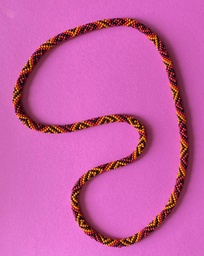
#> input picture beads-photo-2.jpg, 204 x 256 px, shrunk from 2540 x 3182 before the run
$ python pixel_detect.py
#> lines starting #> are read from the running program, lines starting #| are printed output that depends on the picture; after the words box and inside, x2 and y2 are one past the last pixel; in counts of white or black regions, pixels touching at a corner belong together
#> in generate, image is the input picture: PIL image 204x256 RGB; mean R, G, B 202, 95.9, 169.3
"""R261: native 8-neighbor, brightest-first growth with irreversible barriers.

Only RGB enters detection. Raw-maxima catchments reserve even noise maxima; no
basin is absorbed merely because its maximum is rejected. Every accepted pixel
has an adjacent earlier predecessor. All thresholds are in native 8-bit Value.
"""
from __future__ import annotations
import argparse
import csv
import gzip
import hashlib
import heapq
import json
import os
os.environ.setdefault("MPLCONFIGDIR", "/tmp/beads-r261-mpl")
from dataclasses import asdict, dataclass
from pathlib import Path
import numpy as np
from PIL import Image, ImageOps
from matplotlib.colors import rgb_to_hsv
from scipy import ndimage as ndi
from skimage.morphology import local_maxima, h_maxima
from skimage.segmentation import watershed
from skimage.measure import find_contours

ROOT = Path(__file__).resolve().parents[2]
VERSION = 'r261-native-pixel-v1'
N8 = [(dy, dx) for dy in (-1, 0, 1) for dx in (-1, 0, 1) if dy or dx]

@dataclass(frozen=True)
class Parameters:
    prominence_dn: int = 10
    patch_drop_dn: int = 10
    retreat_fraction: float = .30
    retreat_dn: int = 2
    dark_dn: int = 81
    reflection_drop_dn: int = 36
    hue_stop_deg: float = 20.
    reliable_saturation: float = .35
    saturation_drop: float = .40
    min_support: int = 3
    border_fraction: float = .035


def sha(path):
    return hashlib.sha256(Path(path).read_bytes()).hexdigest()


def save(path, data):
    Path(path).write_text(json.dumps(data, separators=(',', ':'), allow_nan=False)+'\n')


def runs(mask, x0=0, y0=0):
    out = []
    for y, row in enumerate(mask):
        d = np.diff(np.r_[False, row, False].astype(np.int8))
        out.extend([[y+y0, int(a)+x0, int(b)-1+x0] for a,b in zip(np.where(d==1)[0], np.where(d==-1)[0])])
    return out


def contours(mask, x0=0, y0=0):
    """One cyclic 1:2:1 pass ONLY on display coordinates; never rasterized."""
    out = []
    for curve in find_contours(np.pad(mask.astype(float),1), .5):
        c = curve[:-1, ::-1] + [x0-1, y0-1]
        if len(c) < 3: continue
        c = (np.roll(c,1,axis=0)+2*c+np.roll(c,-1,axis=0))/4
        out.append(np.vstack([c,c[0]]).tolist())
    return out


def measure(mask, x0=0, y0=0):
    yy,xx = np.where(mask)
    centroid = [float(xx.mean()+x0),float(yy.mean()+y0)]
    j = int(np.argmin((xx-xx.mean())**2+(yy-yy.mean())**2))
    return dict(centroid=centroid, location=[int(xx[j]+x0),int(yy[j]+y0)],
                pixel_count=len(xx), area_px2=len(xx),
                bbox=[int(xx.min()+x0),int(yy.min()+y0),int(xx.max()+x0+1),int(yy.max()+y0+1)])


def grow(value, hsv, ownership, owner, seed, p=Parameters(), offset=(0,0)):
    """Single-pixel priority queue, all 8 neighbors, no positive noise tolerance.

    Queue ceiling is monotonically nonincreasing. Failed destinations are locked
    per region, not per path. A foreign catchment is never eligible, including
    rejected/noise maxima. Equality is allowed without accumulating an uphill
    tolerance. Trace stores all accepted pixels and ALL directed frontier stops.
    """
    h,w = value.shape; sx,sy = seed; x0,y0 = offset
    seen = np.zeros((h,w),np.int8) # 0 unseen, 1 queued, 2 accepted, -1 locked
    anchors = {}; incoming = {}; queue = []; accepted = []; stops = []
    ceiling = int(value[sy,sx]); peak = ceiling
    heapq.heappush(queue,(-ceiling,sy,sx,-1)); seen[sy,sx]=1
    def chromatic(q): return q[1]>=p.reliable_saturation and q[2]>=.20 and q[1]*q[2]>=.08
    def stop(x,y,prev,reason):
        q=hsv[y,x]
        stops.append([x+x0,y+y0,prev,int(value[y,x]),float(q[0]*360),float(q[1]),float(q[2]),reason,len(accepted)])
    while queue:
        neg,y,x,prev = heapq.heappop(queue)
        if seen[y,x] == -1: continue
        v = int(value[y,x])
        if v > ceiling:
            seen[y,x]=-1;stop(x,y,prev,'global-rise-lock');continue
        ceiling=v
        index=len(accepted);seen[y,x]=2
        q=hsv[y,x]; anchor=anchors.get((y,x))
        if anchor is None and chromatic(q): anchor=q.copy()
        # x,y,predecessor acceptance index,V DN,H degrees,S,V normalized,keep
        accepted.append([x+x0,y+y0,prev,v,float(q[0]*360),float(q[1]),float(q[2]),True])
        incoming.pop((y,x),None)
        for dy,dx in N8:
            ny,nx=y+dy,x+dx
            if not (0<=ny<h and 0<=nx<w): continue
            if seen[ny,nx] == 2: continue
            nv=int(value[ny,nx]); nq=hsv[ny,nx]; reason=None
            if ownership[ny,nx] != owner: reason='competing-maximum-catchment'
            elif nv>v: reason='brightness-rise'
            elif nv<=p.dark_dn and peak-nv>=p.reflection_drop_dn: reason='dark-frontier'
            elif anchor is not None and chromatic(nq) and min(abs(float(nq[0]-anchor[0])),1-abs(float(nq[0]-anchor[0])))*360>=p.hue_stop_deg: reason='relative-hue-change'
            elif anchor is not None and float(anchor[1]-nq[1])>=p.saturation_drop and nv<peak-p.patch_drop_dn: reason='saturation-loss'
            if reason:
                # A later approach cannot reopen this pixel, even if already queued.
                if seen[ny,nx]!=-1:
                    seen[ny,nx]=-1
                    for pending in incoming.pop((ny,nx),[]):
                        stop(nx,ny,pending,'destination-locked-by-other-path')
                stop(nx,ny,index,reason)
            elif seen[ny,nx]==-1: stop(nx,ny,index,'previously-locked')
            elif seen[ny,nx]==0:
                seen[ny,nx]=1;anchors[(ny,nx)]=anchor;incoming[(ny,nx)]=[index]
                heapq.heappush(queue,(-nv,ny,nx,index))
            elif seen[ny,nx]==1: incoming[(ny,nx)].append(index)
    # Per-branch retreat: deepest accepted/terminal dark Value propagates up the
    # predecessor tree; every node on a dark tail is removable, even on the bead.
    lows=np.array([a[3] for a in accepted],dtype=float)
    for s in stops:
        if s[2]>=0 and s[7]=='dark-frontier': lows[s[2]]=min(lows[s[2]],s[3])
    for i in range(len(accepted)-1,0,-1):
        prev=accepted[i][2];lows[prev]=min(lows[prev],lows[i])
    mask=np.zeros((h,w),bool)
    for i,a in enumerate(accepted):
        threshold=lows[i]+max(p.retreat_dn,p.retreat_fraction*(peak-lows[i]))
        # Preserve the actual peak plateau; all other tails retreat strictly.
        keep=a[3]==peak or (a[3]>threshold and accepted[a[2]][7])
        a[7]=bool(keep)
        if keep: mask[a[1]-y0,a[0]-x0]=True
    return mask, dict(accepted_columns=['x','y','predecessor','value_dn','hue_deg','saturation','value','retained'],
                     stop_columns=['x','y','predecessor','value_dn','hue_deg','saturation','value','reason','after_accept_count'],
                     accepted=accepted,stops=stops,retreat_floor_dn=lows.tolist())


def detect(rgb, p=Parameters(), trace_dir=None):
    value=rgb.max(axis=2);h,w=value.shape
    hsv=rgb_to_hsv(rgb.astype(np.float64)/255)
#> hsv: shape (256, 204, 3) float64; mean of channels 0, 1, 2 0.834, 0.55, 0.792
    maxima_mask=local_maxima(value, connectivity=2, allow_borders=True)
#> maxima_mask: shape (256, 204) bool; 7.3% white in thin lines or dots
    markers,n=ndi.label(maxima_mask,structure=np.ones((3,3)))
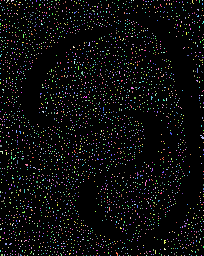
#> markers: shape (256, 204) int32; 3045 distinct labels, from 0 to 3044; one colour per label, 0 black
#> n = 3044
    meaningful=h_maxima(value,p.prominence_dn,footprint=np.ones((3,3))) if value.max()>value.min() else np.zeros_like(value)
#> meaningful: shape (256, 204); values 0 (black) and 1 (white), 0.83% white in thin lines or dots, all inside (x1, y1, x2, y2) = (12, 16, 186, 246)
    significant=set(np.unique(markers[meaningful.astype(bool)]))-{0}
#> significant = 427 items
    # Raw plateaus are reserved before significance or background decisions.
    ownership=watershed(-value.astype(np.int16),markers,connectivity=np.ones((3,3)))
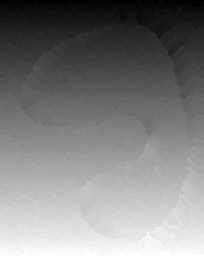
#> ownership: shape (256, 204) int32; min 1, max 3044, mean 1522.3; drawn with min black and max white
    slices=ndi.find_objects(ownership); peak_slices=ndi.find_objects(markers)
#> after `slices = ndi.find_objects(ownership)`: slices = 3044 items
#> after `peak_slices = ndi.find_objects(markers)`: peak_slices = 3044 items
    m=max(1,round(min(h,w)*p.border_fraction));border=np.zeros((h,w),bool)
    border[:m]=border[-m:]=True;border[:,:m]=border[:,-m:]=True
    chroma=rgb.astype(float)/np.maximum(value[:,:,None],1)
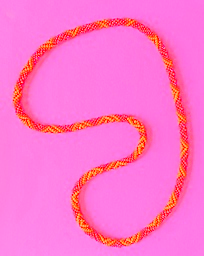
#> chroma: shape (256, 204, 3) float64; mean R, G, B 1, 0.46, 0.805
    paper=np.median(chroma[border],axis=0);dist=np.linalg.norm(chroma-paper,axis=2)
#> after `paper = np.median(chroma[border], axis=0)`: paper = [1, 0.491, 0.898]
#> after `dist = np.linalg.norm(chroma - paper, axis=2)`:
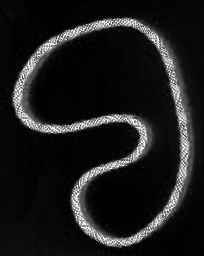
#> dist: shape (256, 204) float64; min 0.00116, max 1.02, mean 0.114; drawn with min black and max white
    tolerance=max(.09,float(np.percentile(dist[border],99.5))*1.7)
#> tolerance = 0.124
    paper_like=dist<tolerance
#> paper_like: shape (256, 204) bool; 81.7% white; 1 black region, box (x1, y1, x2, y2) and area: (11, 17, 195, 248) 9580
    # Image-wide raw bright connectivity is used only to VERIFY a first dark
    # enclosure, never to grow a region or assign black material.
    bright,nb=ndi.label(value>p.dark_dn,structure=np.ones((3,3)))
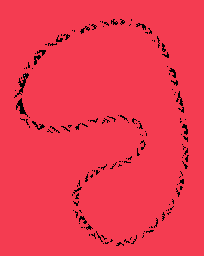
#> bright: shape (256, 204) int32; 3 distinct labels, from 0 to 2; one colour per label, 0 black
#> nb = 2
    bslices=ndi.find_objects(bright); dark_cache={}
#> after `bslices = ndi.find_objects(bright)`: bslices = 2 items
    def enclosure(x,y):
        b=int(bright[y,x])
        if not b:return None
        if b not in dark_cache:
            sl=bslices[b-1];ya,xa=sl[0].start,sl[1].start;yb,xb=sl[0].stop,sl[1].stop
            if ya==0 or xa==0 or yb==h or xb==w:dark_cache[b]=None
            else:
                core=bright[ya-1:yb+1,xa-1:xb+1]==b
                shell=ndi.binary_dilation(core,structure=np.ones((3,3))) & ~core
                dark_cache[b]=dict(pixel_count=int(core.sum()),perimeter_runs=runs(shell,xa-1,ya-1),
                    perimeter_max_dn=int(value[ya-1:yb+1,xa-1:xb+1][shell].max()),
                    meaningful_maxima=sorted(int(k) for k in np.unique(markers[ya:yb,xa:xb][bright[ya:yb,xa:xb]==b]) if k in significant))
        return dark_cache[b]
    regions=[];rejected=[];maxima=[];labels=np.zeros((h,w),np.int32)
    for owner,ps in enumerate(peak_slices,1):
        if ps is None:continue
        yy,xx=np.where(markers[ps]==owner);j=int(np.argmin((xx-xx.mean())**2+(yy-yy.mean())**2))
        x,y=int(xx[j]+ps[1].start),int(yy[j]+ps[0].start)
        mid=f'M{owner:06d}';rid=f'P{owner:06d}'
        candidate=dict(id=mid,region_id=rid,peak=[x,y],value_dn=int(value[y,x]),meaningful=owner in significant,
                       plateau_pixel_count=len(xx),plateau_centroid=[float(xx.mean()+ps[1].start),float(yy.mean()+ps[0].start)],
                       plateau_runs=runs(markers[ps]==owner,ps[1].start,ps[0].start))
        if owner not in significant:
            candidate.update(status='rejected',reason='below-prominence',patch_centroid=candidate['plateau_centroid'],patch_runs=candidate['plateau_runs'])
            maxima.append(candidate);continue
        sl=slices[owner-1];ya=max(0,sl[0].start-1);yb=min(h,sl[0].stop+1);xa=max(0,sl[1].start-1);xb=min(w,sl[1].stop+1)
        mask,trace=grow(value[ya:yb,xa:xb],hsv[ya:yb,xa:xb],ownership[ya:yb,xa:xb],owner,(x-xa,y-ya),p,(xa,ya))
        accepted_mask=np.zeros(mask.shape,bool)
        for a in trace['accepted']:accepted_mask[a[1]-ya,a[0]-xa]=True
        patch=accepted_mask & (value[ya:yb,xa:xb]>=int(value[y,x])-p.patch_drop_dn)
        pm=measure(patch,xa,ya);candidate.update(patch_centroid=pm['centroid'],patch_runs=runs(patch,xa,ya),patch_pixel_count=pm['pixel_count'])
        dark=enclosure(x,y) if int(value[y,x])>=p.dark_dn+p.reflection_drop_dn else None
        # Large connected bright structures are not compact reflection evidence.
        dark_ok=dark is not None and dark['meaningful_maxima']==[owner]
        reasons=[]
        if not dark_ok and bool(np.all(paper_like[ya:yb,xa:xb][patch])):reasons.append('paper-compatible-patch')
        ambiguity=['physical-bead-identity-unverified','multiple-highlights-not-merged']
        if int(mask.sum())<p.min_support:ambiguity.append('tiny-support')
        if not dark_ok:ambiguity.append('reflection-versus-interior-unresolved')
        if sl[0].start==0 or sl[0].stop==h or sl[1].start==0 or sl[1].stop==w:ambiguity.append('image-edge-catchment')
        record=dict(id=rid,maxima_ids=[mid],status='rejected' if reasons else 'retained',
                    kind='dark-enclosed-bright-support' if dark_ok else 'ambiguous-bright-support',
                    ambiguity=ambiguity,rejected_reasons=reasons,**measure(mask,xa,ya),
                    pixel_runs=runs(mask,xa,ya),contours=contours(mask,xa,ya),bright_patch=candidate,
                    dark_enclosure=dark if dark_ok else None,growth_pixel_count=len(trace['accepted']),
                    stop_count=len(trace['stops']),trace_file=f'traces/{rid}.json.gz')
        if trace_dir is not None:
            with gzip.GzipFile(filename=str(trace_dir/f'{rid}.json.gz'),mode='wb',mtime=0) as f:f.write(json.dumps(trace,separators=(',',':')).encode())
        else:record['trace']=trace
        candidate.update(status=record['status'],reason=';'.join(reasons) or 'ambiguous-candidate')
        maxima.append(candidate)
        (rejected if reasons else regions).append(record)
        if not reasons:labels[ya:yb,xa:xb][mask]=owner
#> this loop made 3044 passes
#> (x, y, mid, rid) on passes 1 to 3: (1, 0, 'M000001', 'P000001'), (4, 0, 'M000002', 'P000002'), (7, 1, 'M000003', 'P000003')
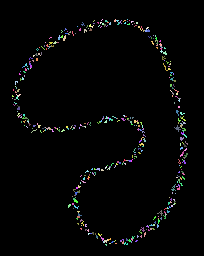
#> labels: shape (256, 204) int32; 415 distinct labels, from 0 to 2888; one colour per label, 0 black
#> after the loop, maxima = 3044 items
    return dict(version=VERSION,parameters=asdict(p),width=w,height=h,maxima=maxima,regions=regions,rejected=rejected,
                background=dict(chromaticity=paper.tolist(),tolerance=tolerance),
                namespaces='P = R261 pixel region; M = raw maximum. Neither is R260 R ID or a bead index.',
                unexpanded_maxima_reason='below-prominence; equal-valued plateau saved, no growth attempted',
                trace_schema='Per-region accepted order is array index; predecessor is earlier array index, -1 root. Stops are directed edges. Raw source defines unvisited pixels.'),labels,ownership


def generate(image_path, output, p=Parameters()):
    output=Path(output);output.mkdir(parents=True,exist_ok=True);td=output/'traces';td.mkdir(exist_ok=True)
    image=ImageOps.exif_transpose(Image.open(image_path)).convert('RGB');rgb=np.asarray(image)
    data,labels,ownership=detect(rgb,p,td)
#> data = 11 items
    data.update(image_sha256=sha(image_path),detector_sha256=sha(__file__))
    data['generation_id']=hashlib.sha256((data['image_sha256']+data['detector_sha256']+json.dumps(asdict(p),sort_keys=True)).encode()).hexdigest()[:16]
    save(output/'regions.json',data);np.savez_compressed(output/'labels.npz',labels=labels,catchments=ownership)
    image.save(output/'photo.png',icc_profile=None)
    sizes=np.array([r['pixel_count'] for r in data['regions']]);hist,edges=np.histogram(sizes,bins=30)
#> after `sizes = np.array([r['pixel_count'] for r in data['regions']])`: sizes = 414 values, max 18 at index 221, min 1 at index 1, mean 3.91
#> after `hist, edges = np.histogram(sizes, bins=30)`: hist = 30 values, max 92 at index 3, min 0 at index 2, mean 13.8; edges = 31 values from 1 to 18
    summary=dict(generation_id=data['generation_id'],image_sha256=data['image_sha256'],detector_sha256=data['detector_sha256'],
        raw_maxima=len(data['maxima']),meaningful_maxima=sum(m['meaningful'] for m in data['maxima']),regions=len(sizes),
        ambiguous_candidates=len(sizes),rejected_candidates=sum(m['status']=='rejected' for m in data['maxima']),
        low_prominence=sum(not m['meaningful'] for m in data['maxima']),rejected_grown=len(data['rejected']),
        dark_enclosed=sum(r['dark_enclosure'] is not None for r in data['regions']),
        sizes=dict(min=int(sizes.min()),median=float(np.median(sizes)),max=int(sizes.max()),total=int(sizes.sum())) if len(sizes) else None,
        histogram=dict(counts=hist.tolist(),edges=edges.tolist()),parameters=asdict(p))
#> summary = 14 items
    save(output/'summary.json',summary)
    with (output/'coordinates.csv').open('w') as f:
        writer=csv.writer(f);writer.writerow(['region_id','status','location_x','location_y','centroid_x','centroid_y','pixels','kind'])
        for r in data['regions']+data['rejected']:writer.writerow([r['id'],r['status'],*r['location'],*r['centroid'],r['pixel_count'],r['kind']])
    with (output/'rank-size.csv').open('w') as f:
        f.write('rank,region_id,pixel_count\n')
        for i,r in enumerate(sorted(data['regions'],key=lambda r:-r['pixel_count']),1):f.write(f'{i},{r["id"]},{r["pixel_count"]}\n')
    import matplotlib
    matplotlib.use('Agg')
    import matplotlib.pyplot as plt
    fig,ax=plt.subplots(figsize=(8,4));ax.hist(sizes,bins=edges,color='#008caa');ax.set(xlabel='Native pixels per retained support',ylabel='Regions',title='R261 region sizes (not bead areas)');fig.tight_layout();fig.savefig(output/'size-distribution.png',dpi=150);plt.close(fig)
#> after `fig, ax = plt.subplots(figsize=(8, 4))`:
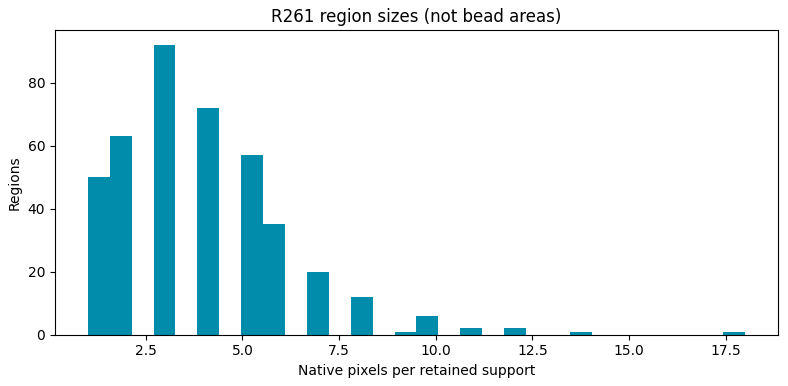
#> figure drawn by matplotlib, 1 panel; tallest bar 92 high, from x = 2.7 to 3.27
    print(json.dumps(summary,indent=2),flush=True)
#> (printed output is left out)
    return data


def main():
    ap=argparse.ArgumentParser(description=__doc__);ap.add_argument('--image',type=Path,default=ROOT/'beads-photo-2.jpg');ap.add_argument('--output',type=Path,default=ROOT/'photo2/output/detection-r261');ap.add_argument('--retreat-fraction',type=float,default=.30);ap.add_argument('--retreat-dn',type=int,default=2);a=ap.parse_args()
    if not 0<=a.retreat_fraction<1 or a.retreat_dn<0:ap.error('Retreat fraction must be [0,1); DN must be nonnegative')
    generate(a.image,a.output,Parameters(retreat_fraction=a.retreat_fraction,retreat_dn=a.retreat_dn))

if __name__=='__main__':main()

$ run again, with beads-photo-1.jpg copied over beads-photo-2.jpg
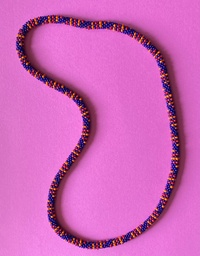
#> input picture beads-photo-1.jpg, 200 x 256 px, shrunk from 2639 x 3385 before the run
#> in generate, image is the input picture: PIL image 200x256 RGB; mean R, G, B 208.1, 102.7, 186.6
#> hsv: shape (256, 200, 3) float64; mean of channels 0, 1, 2 0.859, 0.527, 0.821
#> maxima_mask: shape (256, 200) bool; 7.4% white in thin lines or dots
#> markers: shape (256, 200) int32; 3009 distinct labels, from 0 to 3008
#> n = 3008
#> meaningful: shape (256, 200); values 0 (black) and 1 (white), 0.69% white in thin lines or dots, all inside (x1, y1, x2, y2) = (16, 7, 178, 255)
#> significant = 351 items
#> slices = 3008 items
#> paper = [1, 0.511, 0.912]
#> tolerance = 0.15
#> paper_like: shape (256, 200) bool; 84.8% white; 3 black regions (2 under 20 px), largest, box (x1, y1, x2, y2) and area: (16, 14, 187, 250) 7795
#> bright: shape (256, 200) int32; 8 distinct labels, from 0 to 7
#> nb = 7
#> bslices = 7 items
#> the loop in detect, `for owner,ps in enumerate(peak_slices,1):` made 3008 passes
#> (x, y, mid, rid) on passes 1 to 3: (0, 0, 'M000001', 'P000001'), (6, 0, 'M000002', 'P000002'), (11, 0, 'M000003', 'P000003')
#> after the loop in detect, `for owner,ps in enumerate(peak_slices,1):`:
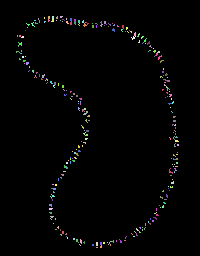
#> labels: shape (256, 200) int32; 283 distinct labels, from 0 to 2877; one colour per label, 0 black
#> after the loop in detect, `for owner,ps in enumerate(peak_slices,1):`: maxima = 3008 items
#> data = 11 items
#> sizes = 282 values, max 10 at index 67, min 1 at index 12, mean 3.56
#> hist = 30 values, max 55 at index 0, min 0 at index 1, mean 9.4; edges = 31 values from 1 to 10
#> summary = 14 items
#> in generate, `fig, ax = plt.subplots(figsize=(8, 4))`:
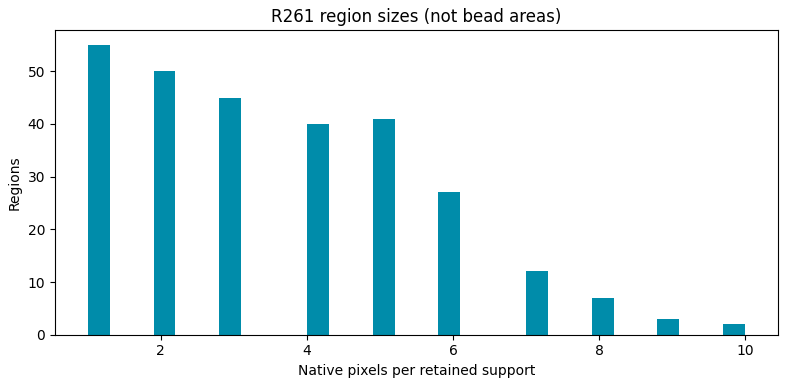
#> figure drawn by matplotlib, 1 panel; tallest bar 55 high, from x = 1 to 1.3
#> (printed output is left out)

$ run again, with beads-photo-10.jpg copied over beads-photo-2.jpg
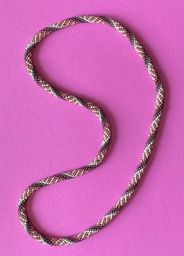
#> input picture beads-photo-10.jpg, 184 x 256 px, shrunk from 2415 x 3353 before the run
#> in generate, image is the input picture: PIL image 184x256 RGB; mean R, G, B 205.5, 104.1, 180.9
#> hsv: shape (256, 184, 3) float64; mean of channels 0, 1, 2 0.86, 0.494, 0.806
#> maxima_mask: shape (256, 184) bool; 7.4% white in thin lines or dots
#> markers: shape (256, 184) int32; 2764 distinct labels, from 0 to 2763
#> n = 2763
#> meaningful: shape (256, 184); values 0 (black) and 1 (white), 0.79% white in thin lines or dots, all inside (x1, y1, x2, y2) = (2, 17, 163, 247)
#> significant = 364 items
#> slices = 2763 items
#> paper = [1, 0.502, 0.905]
#> tolerance = 0.0911
#> paper_like: shape (256, 184) bool; 82.1% white; 3 black regions (2 under 20 px), largest, box (x1, y1, x2, y2) and area: (17, 14, 173, 246) 8450
#> bright: shape (256, 184) int32; 4 distinct labels, from 0 to 3
#> nb = 3
#> bslices = 3 items
#> the loop in detect, `for owner,ps in enumerate(peak_slices,1):` made 2763 passes
#> (x, y, mid, rid) on passes 2 to 4: (10, 0, 'M000002', 'P000002'), (12, 0, 'M000003', 'P000003'), (19, 0, 'M000004', 'P000004')
#> after the loop in detect, `for owner,ps in enumerate(peak_slices,1):`:
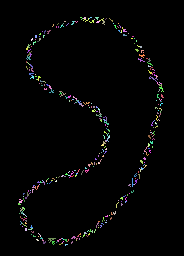
#> labels: shape (256, 184) int32; 346 distinct labels, from 0 to 2592; one colour per label, 0 black
#> after the loop in detect, `for owner,ps in enumerate(peak_slices,1):`: maxima = 2763 items
#> data = 11 items
#> sizes = 345 values, max 17 at index 330, min 1 at index 5, mean 3.77
#> hist = 30 values, max 65 at index 5, min 0 at index 2, mean 11.5; edges = 31 values from 1 to 17
#> summary = 14 items
#> in generate, `fig, ax = plt.subplots(figsize=(8, 4))`:
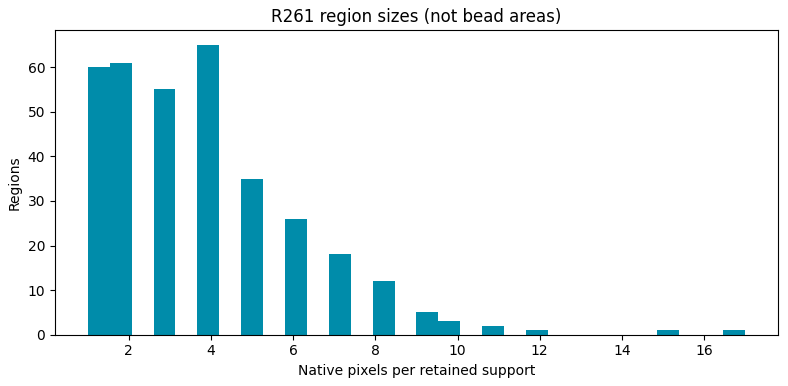
#> figure drawn by matplotlib, 1 panel; tallest bar 65 high, from x = 3.67 to 4.2
#> (printed output is left out)
